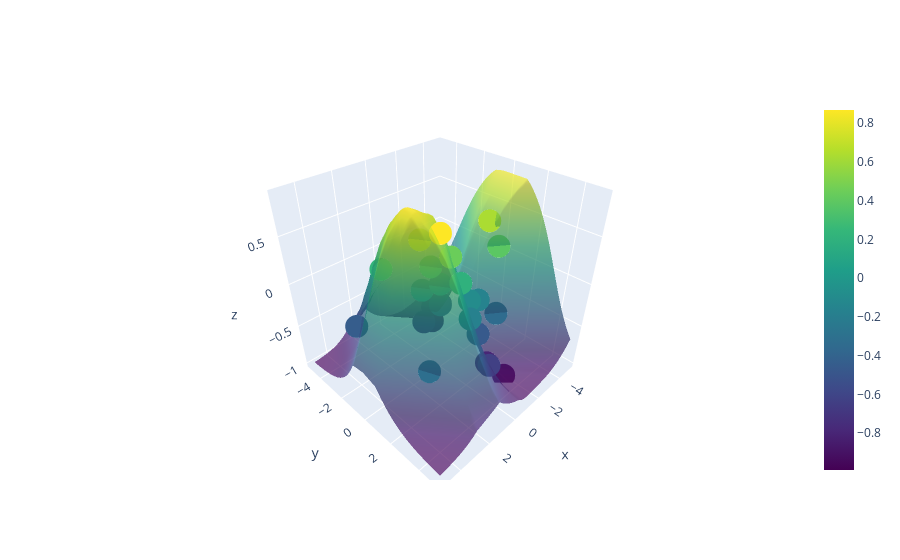

This figure's notebook cell:
### Markdown cell above
Check TensorBoard to see the logged loss values.

We can also visually verify the result.

### Code cell
show_mlp_response_3d(mlp, x_val, y_val)
